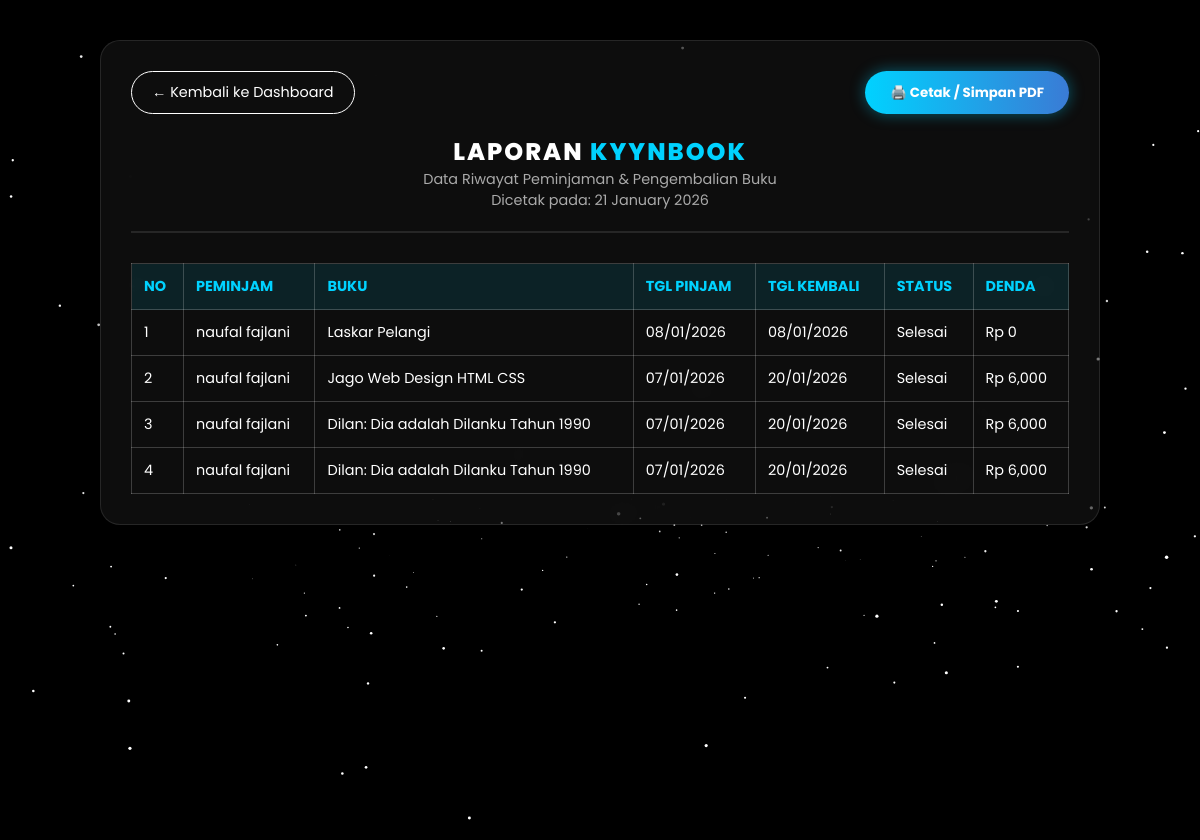
Screenshot of /laporan.php (signed in) with the database file from the repository.
### tables this page shows
CREATE TABLE `peminjaman` (
  `id_pinjam` int(11) NOT NULL,
  `id_user` int(11) DEFAULT NULL,
  `id_buku` int(11) DEFAULT NULL,
  `tgl_pinjam` date DEFAULT NULL,
  `tgl_kembali_rencana` date DEFAULT NULL,
  `tgl_kembali_aktual` date DEFAULT NULL,
  `denda` int(11) DEFAULT 0,
  `status` enum('dipinjam','dikembalikan') DEFAULT NULL
);

CREATE TABLE `users` (
  `id_user` int(11) NOT NULL,
  `nama_lengkap` varchar(100) DEFAULT NULL,
  `username` varchar(50) DEFAULT NULL,
  `password` varchar(255) DEFAULT NULL,
  `role` enum('admin','user') DEFAULT NULL,
  `alamat` text DEFAULT NULL,
  `no_telp` varchar(20) DEFAULT NULL,
  `foto_profil` varchar(100) DEFAULT 'default.jpg'
);

CREATE TABLE `buku` (
  `id_buku` int(11) NOT NULL,
  `judul_buku` varchar(100) DEFAULT NULL,
  `pengarang` varchar(100) DEFAULT NULL,
  `penerbit` varchar(100) DEFAULT NULL,
  `tahun_terbit` year(4) DEFAULT NULL,
  `stok` int(11) DEFAULT NULL,
  `gambar` varchar(100) DEFAULT NULL
);

### laporan.php (the view, shortened to what this page needs)
<?php
include 'koneksi.php';
?>
<!DOCTYPE html>
<html lang="id">
<head>
</head>
<body>
    <canvas id="starfield"></canvas>
    <div class="container">
        <div class="btn-area">
            <a href="admin_dashboard.php" class="btn-back">← Kembali ke Dashboard</a>
            <button onclick="window.print()" class="btn-print">🖨️ Cetak / Simpan PDF</button>
        </div>
        <div class="header-laporan">
            <h2>Laporan <span>KyynBook</span></h2>
            <p>Data Riwayat Peminjaman & Pengembalian Buku</p>
            <p>Dicetak pada: <?php echo date('d F Y'); ?></p>
        </div>
        <table>
            <thead>
                <tr>
                    <th>No</th>
                    <th>Peminjam</th>
                    <th>Buku</th>
                    <th>Tgl Pinjam</th>
                    <th>Tgl Kembali</th>
                    <th>Status</th>
                    <th>Denda</th>
                </tr>
            </thead>
            <tbody>
                <?php
                $no = 1;
                $query = mysqli_query($koneksi, "SELECT * FROM peminjaman
                                                 JOIN users ON peminjaman.id_user = users.id_user
                                                 JOIN buku ON peminjaman.id_buku = buku.id_buku
                                                 ORDER BY id_pinjam DESC");
                while ($data = mysqli_fetch_assoc($query)) {
                    ?>
                    <tr>
                        <td><?php echo $no++; ?></td>
                        <td><?php echo $data['nama_lengkap']; ?></td>
                        <td><?php echo $data['judul_buku']; ?></td>
                        <td><?php echo date('d/m/Y', strtotime($data['tgl_pinjam'])); ?></td>
                        <td>
                            <?php
                            if ($data['tgl_kembali_aktual'])
                                echo date('d/m/Y', strtotime($data['tgl_kembali_aktual']));
                            else
                                echo "-";
                            ?>
                        </td>
                        <td>
                            <?php echo ($data['status'] == 'dipinjam') ? 'Sedang Dipinjam' : 'Selesai'; ?>
                        </td>
                        <td>
                            Rp <?php echo number_format($data['denda']); ?>
                        </td>
                    </tr>
                <?php } ?>
            </tbody>
        </table>
    </div>
    <script>
        const canvas = document.getElementById('starfield');
        const ctx = canvas.getContext('2d');
        let width, height, stars = []; const numStars = 400; const speed = 2;
        function resize() { width = window.innerWidth; height = window.innerHeight; canvas.width = width; canvas.height = height; }
        window.addEventListener('resize', resize); resize();
        function createStar() { return { x: Math.random() * width - width / 2, y: Math.random() * height - height / 2, z: Math.random() * width }; }
        for (let i = 0; i < numStars; i++) stars.push(createStar());
        function animate() {
            ctx.fillStyle = "black"; ctx.fillRect(0, 0, width, height); ctx.fillStyle = "white";
            for (let i = 0; i < numStars; i++) {
                let s = stars[i]; s.z -= speed; if (s.z <= 0) { stars[i] = createStar(); stars[i].z = width; s = stars[i]; }
                const x = (s.x / s.z) * (width / 2) + (width / 2); const y = (s.y / s.z) * (height / 2) + (height / 2);
                const size = (1 - s.z / width) * 2;
                if (x >= 0 && x < width && y >= 0 && y < height) { ctx.beginPath(); ctx.arc(x, y, size, 0, Math.PI * 2); ctx.fill(); }
            } requestAnimationFrame(animate);
        } animate();
    </script>
</body>
</html>

### laporan.php (style rules this page uses)
* { box-sizing: border-box; margin: 0; padding: 0; font-family: 'Poppins', sans-serif; }
body { background-color: #050505; color: white; min-height: 100vh; }
#starfield { position: fixed; top: 0; left: 0; width: 100%; height: 100%; z-index: -1; }
.container { max-width: 1000px; margin: 40px auto; padding: 30px; background: rgba(255, 255, 255, 0.05); backdrop-filter: blur(15px); border: 1px solid rgba(255, 255, 255, 0.1); border-radius: 20px; box-shadow: 0 0 50px rgba(0, 0, 0, 0.5); }
.header-laporan { text-align: center; margin-bottom: 30px; border-bottom: 2px solid rgba(255, 255, 255, 0.1); padding-bottom: 20px; }
.header-laporan h2 { font-weight: 800; letter-spacing: 2px; text-transform: uppercase; }
.header-laporan span { color: #00d2ff; }
.header-laporan p { color: #aaa; font-size: 0.9rem; }
table { width: 100%; border-collapse: collapse; margin-top: 20px; }
th, td { padding: 12px; border: 1px solid rgba(255, 255, 255, 0.2); text-align: left; font-size: 0.9rem; }
th { background: rgba(0, 210, 255, 0.1); color: #00d2ff; text-transform: uppercase; }
.btn-area { margin-bottom: 20px; display: flex; justify-content: space-between; }
.btn-print { background: linear-gradient(90deg, #00d2ff, #3a7bd5); color: white; border: none; padding: 10px 25px; border-radius: 30px; font-weight: bold; cursor: pointer; text-decoration: none; box-shadow: 0 0 15px rgba(0, 210, 255, 0.4); }
.btn-back { background: transparent; border: 1px solid #fff; color: #fff; padding: 10px 20px; border-radius: 30px; text-decoration: none; font-size: 0.9rem; }

### rows the page displays
peminjaman: id_user.nama_lengkap "naufal fajlani", id_buku.judul_buku "Laskar Pelangi", tgl_pinjam "08/01/2026", tgl_kembali_aktual "08/01/2026", status "Selesai", denda "0"
peminjaman: id_user.nama_lengkap "naufal fajlani", id_buku.judul_buku "Jago Web Design HTML CSS", tgl_pinjam "07/01/2026", tgl_kembali_aktual "20/01/2026", status "Selesai", denda "6,000"
peminjaman: id_user.nama_lengkap "naufal fajlani", id_buku.judul_buku "Dilan: Dia adalah Dilanku Tahun 1990", tgl_pinjam "07/01/2026", tgl_kembali_aktual "20/01/2026", status "Selesai", denda "6,000"
peminjaman: id_user.nama_lengkap "naufal fajlani", id_buku.judul_buku "Dilan: Dia adalah Dilanku Tahun 1990", tgl_pinjam "07/01/2026", tgl_kembali_aktual "20/01/2026", status "Selesai", denda "6,000"
